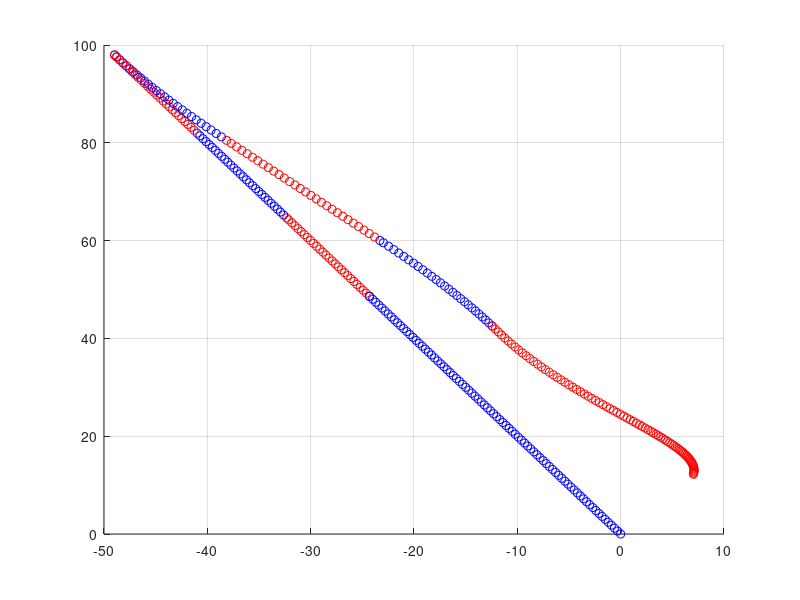

The MATLAB source for this figure:
function main()
    h = 0.3;
    a0 = 0.1;
    u_max = .8; % velocity threshold
    xB0 = [0; 0; 0];
    vB0 = [-1; 2; 0];
    xA0 = [ 7; 12; 0] + xB0;
    vA0 = [1; 5; 0]/7;
    %vA0 =  [2; -1; 0];
    L_unit = cross(xA0 - xB0, vA0 - vB0);
    L_unit =  L_unit / norm(L_unit);
    t = 0;
    xB = xB0;
    x = xA0;
    v = vA0;
    hold on
    grid on
    %axis([-200 20 -100 350])
    plot(0, 0, 'bo')

    % STEP 0 (the motion as described in the text above):
    n = floor(sqrt(2)*norm(vA0 - vB0)/(a0*h));
    for i=1:n
        [t, x, v, xB] = E(t, x, v, xB, vB0, a0, L_unit, h);
        plot(x(1), x(2), 'ro');
        plot(xB(1), xB(2), 'bo');
        pause(0.1)
    end
    u = v - vB0;
    norm_u = norm(u);
    % short additional decceleration so that A attains velocity v = vB0 
    t0 = t + norm_u/a0;    
    n = floor((t0 - t)/h); 
    a = - a0 * u / norm_u;    
    for i=1:n
        [t, x, v, xB] = ET(t, x, v, xB, vB0, a, h);
        plot(x(1), x(2), 'ro');
        plot(xB(1), xB(2), 'bo');
        pause(0.1)
    end
    [t, x, v, xB] = ET(t, x, v, xB, vB0, a, t0-t);
    plot(x(1), x(2), 'ro');
    plot(xB(1), xB(2), 'bo');
    pause(0.1)
    
    % STEP 1 (uniform acceleration of magnitude a0):
    v = vB0; 
    a = x-xB;
    norm_y0 = norm(a);
    a = - a0 * a / norm_y0;
    %t2 = t1 + sqrt( norm_y/a0 ); 
    accel_time = min( u_max/a0, sqrt( norm_y0/a0 ) );
    t1 = t0 + accel_time;
    n = floor((t1 - t0)/h);     
    for i=1:n
       [t, x, v, xB] = ET(t, x, v, xB, vB0, a, h);
       plot(x(1), x(2), 'bo');
       plot(xB(1), xB(2), 'ro');
       pause(0.1)
    end 
    [t, x, v, xB] = ET(t, x, v, xB, vB0, a, t1-t);
    plot(x(1), x(2), 'bo');
    plot(xB(1), xB(2), 'ro');
    pause(0.1)
    
    % STEP 2 (uniform straight-line motion): 
    norm_y1 = norm(x-xB);
    norm_y12 = max(0, norm_y0 - 2*(norm_y0 - norm_y1));
    t12 = norm_y12 / norm(v-vB0)
    t = t + t12
    n12 = floor(t12/h)
    for i=1:n12
        x = x + h*v; 
        xB = xB + h*vB0;
        plot(x(1), x(2), 'ro');
        plot(xB(1), xB(2), 'bo');
        pause(0.1)
    end
    x = x + (t12-n12*h)*v; 
    xB = xB + (t12-n12*h)*vB0;
    plot(x(1), x(2), 'ro');
    plot(xB(1), xB(2), 'bo');
    pause(0.1)

    % STEP 3 (uniform deceleration of magnitude a0, symmetric to STEP 1): 
    a = -a;
    for i=1:n % t2 + (t2-t1)
       [t, x, v, xB] = ET(t, x, v, xB, vB0, a, h);
       plot(x(1), x(2), 'bo');
       plot(xB(1), xB(2), 'ro');
       pause(0.1)
    end
    [t, x, v, xB] = ET(t, x, v, xB, vB0, a, t0+t12+2*accel_time-t);
    plot(x(1), x(2), 'bo');
    plot(xB(1), xB(2), 'ro');
    pause(0.1)
    norm(x-xB)
    norm(v-vB0)
end


% Here are the additional functions that are used in the main code above:

% change of coordinates from world coordinates x, v 
% to coordinates y, u from spaship B's point of view:
function [y, u] = change(x, v, xB, vB0)
    y = x - xB;
    u = v - vB0;
end

% inverse chage of coordinates from y, u to x, v
function [x, v] = inv_change(y, u, xB, vB0)
    x = y + xB;
    v = u + vB0;
end

% solution to the second system of differential equations for a step h:
function [y_out, u_out] = R(y, u, a0, L_unit, h)
   omega = a0 / (sqrt(2) * norm(u));
   L_x_u = cross(L_unit, u);
   cos_omega_h = cos(omega*h);
   sin_omega_h = sin(omega*h);
   omega = 2*omega;
   y_out = y + (L_x_u ...
       + sin_omega_h * u  -  cos_omega_h * L_x_u) / omega;      
   u_out = cos_omega_h * u  +  sin_omega_h * L_x_u;
end

% solution to the first system of differential equations for a step h:
function [y_out, u_out] = T(y, u, a0, h)
    sqrt_2 = sqrt(2);
    u_unit = u / norm(u);  
    y_out = y  +  h * u/2  -  h^2 * a0 * u_unit/ (4*sqrt_2);
    u_out = u - h * a0 * u_unit / sqrt_2;
end

% approximate solution of the original system of differential equations for step h
% i.e. the sum of furst and second systems of differential equations:
function [t_out, x_out, v_out, xB_out] = E(t, x, v, xB, vB0, a0, L_unit, h)
   t_out = t + h;
   [y, u] = change(x, v, xB, vB0);
   [y, u] = R(y, u, a0, L_unit, h/2);
   [y, u] = T(y, u, a0, h);
   [y, u] = R(y, u, a0, L_unit, h/2);
   xB_out = xB + h*vB0;
   [x_out, v_out] = inv_change(y, u, xB_out, vB0);  
end

% straight-line motion with constant acceleration: 
function [t_out, x_out, v_out, xB_out] = ET(t, x, v, xB, vB0, a, h)
    t_out = t + h;
    [y, u] = change(x, v, xB, vB0);
    y = y  +  h * u  +  h^2 * a / 2;
    u = u + h * a;
    xB_out = xB + h*vB0;
    [x_out, v_out] = inv_change(y, u, xB_out, vB0);
end



